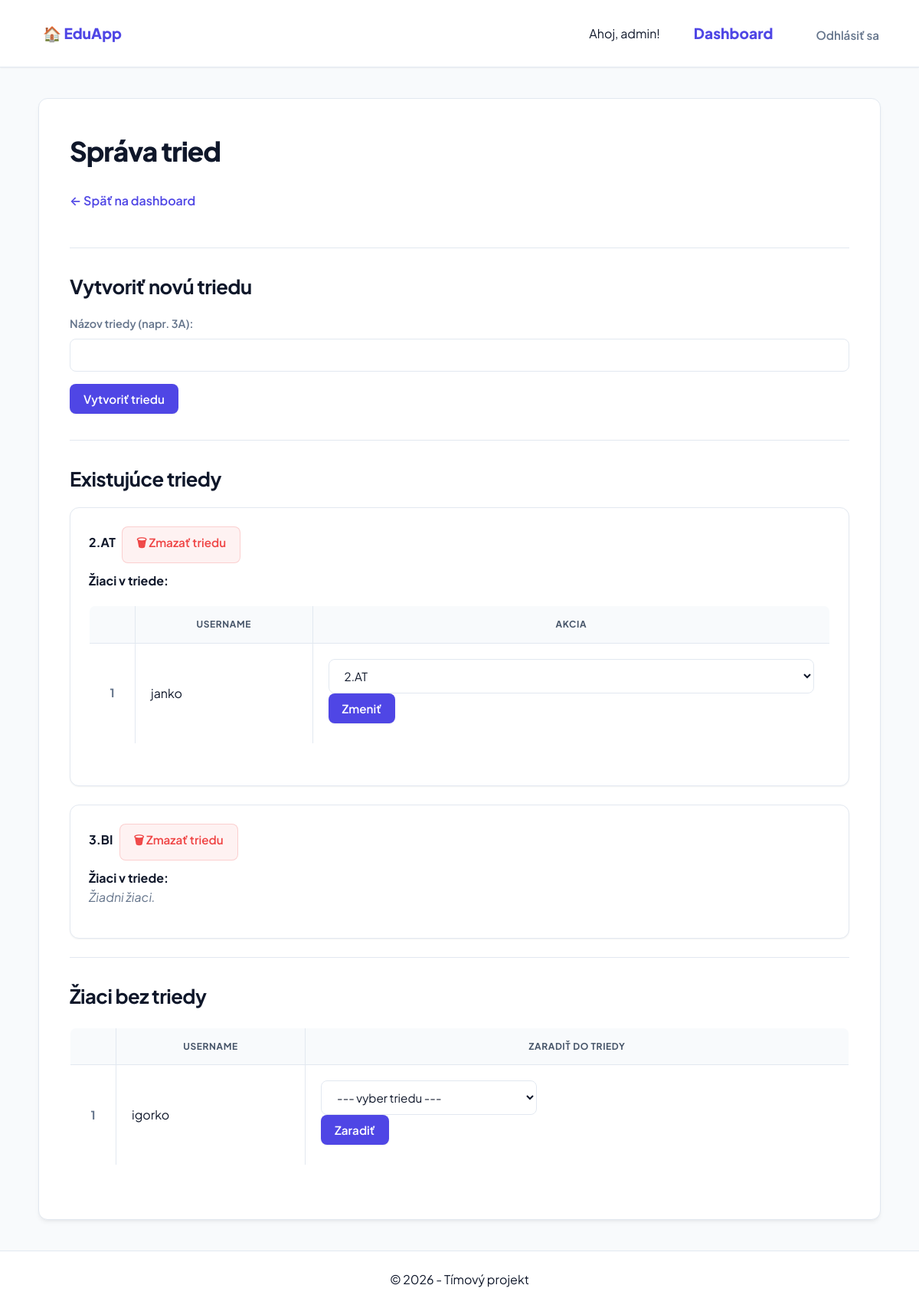
The page /admin-panel/triedy/ (signed in) on the database its author committed.
### quiz/models.py (models this page shows, shortened)
class Trieda(models.Model):
    nazov = models.CharField(max_length=10, unique=True)
    class Meta:
        verbose_name_plural = "Triedy"

class Profil(models.Model):
    user = models.OneToOneField(User, on_delete=models.CASCADE, related_name='profil')
    vek = models.PositiveIntegerField(null=True, blank=True)
    is_teacher = models.BooleanField(default=False)
    trieda = models.ForeignKey(Trieda, on_delete=models.SET_NULL, null=True, blank=True, related_name='studenti')

### quiz/views.py (the view)
# urls.py: path('admin-panel/triedy/', views.sprava_tried, name='sprava_tried'),
@login_required
def sprava_tried(request):
    if not request.user.is_staff:
        return redirect('dashboard')
    if request.method == 'POST' and 'vytvor_triedu' in request.POST:
        form = TriedaForm(request.POST)
        if form.is_valid():
            form.save()
            return redirect('sprava_tried')
    else:
        form = TriedaForm()
    triedy = Trieda.objects.all().prefetch_related('studenti__user')
    zaci_bez_triedy = Profil.objects.filter(is_teacher=False, trieda=None)
    return render(request, 'quiz/sprava_tried.html', {
        'triedy': triedy,
        'form': form,
        'zaci_bez_triedy': zaci_bez_triedy,
    })

### quiz/forms.py
class TriedaForm(forms.ModelForm):
    class Meta:
        model = Trieda
        fields = ['nazov']
        labels = {'nazov': 'Názov triedy (napr. 3A)'}

### quiz/templates/quiz/sprava_tried.html (shortened to what this page needs)
{% extends 'quiz/base.html' %}
{% block content %}
<h1>Správa tried</h1>
<a href="{% url 'dashboard' %}">← Späť na dashboard</a>
<hr>
<h2>Vytvoriť novú triedu</h2>
<form method="post">
    {{ form.as_p }}
    <button type="submit" name="vytvor_triedu">Vytvoriť triedu</button>
</form>
<hr>
<h2>Existujúce triedy</h2>
{% for trieda in triedy %}
<div style="border: 1px solid #ccc; padding: 10px; margin-bottom: 15px;">
    <strong>{{ trieda.nazov }}</strong>
    <form method="post" action="{% url 'zmaz_triedu' trieda.id %}" style="display:inline;">
        <button type="submit" onclick="return confirm('Naozaj zmazať triedu {{ trieda.nazov }}?')">🗑 Zmazať triedu</button>
    </form>
    <h4>Žiaci v triede:</h4>
    {% if trieda.studenti.all %}
    <table border="1" cellpadding="5">
        <thead>
            <tr><th>Meno</th><th>Username</th><th>Akcia</th></tr>
        </thead>
        <tbody>
            {% for profil in trieda.studenti.all %}
            <tr>
                <td>{{ profil.user.get_full_name|default:profil.user.username }}</td>
                <td>{{ profil.user.username }}</td>
                <td>
                    <form method="post" action="{% url 'zarad_ziaka' profil.id %}" style="display:inline;">
                        <select name="trieda">
                            {% for t in triedy %}
                            <option value="{{ t.id }}" {% if t == trieda %}selected{% endif %}>{{ t.nazov }}</option>
                            {% endfor %}
                        </select>
                        <button type="submit">Zmeniť</button>
                    </form>
                </td>
            </tr>
            {% endfor %}
        </tbody>
    </table>
    {% else %}
    <p><em>Žiadni žiaci.</em></p>
    {% endif %}
</div>
{% empty %}
<p>Zatiaľ nie sú vytvorené žiadne triedy.</p>
{% endfor %}
<hr>
<h2>Žiaci bez triedy</h2>
{% if zaci_bez_triedy %}
<table border="1" cellpadding="5">
    <thead>
        <tr><th>Meno</th><th>Username</th><th>Zaradiť do triedy</th></tr>
    </thead>
    <tbody>
        {% for profil in zaci_bez_triedy %}
        <tr>
            <td>{{ profil.user.get_full_name|default:profil.user.username }}</td>
            <td>{{ profil.user.username }}</td>
            <td>
                <form method="post" action="{% url 'zarad_ziaka' profil.id %}">
                    <select name="trieda">
                        <option value="">--- vyber triedu ---</option>
                    </select>
                    <button type="submit">Zaradiť</button>
                </form>
            </td>
        </tr>
        {% endfor %}
    </tbody>
</table>
{% else %}
<p>Všetci žiaci sú zaradení do triedy. 👍</p>
{% endif %}
{% endblock %}

### quiz/templates/quiz/base.html (shortened to what this page needs)
{% load static %}
<!DOCTYPE html>
<html lang="sk">
<head>
    <link rel="stylesheet" href="{% static 'quiz/style.css' %}">
</head>
<body>
    <nav class="main-nav">
        <div class="nav-logo">
            <a href="{% url 'index' %}">🏠 EduApp</a>
        </div>
        <div class="nav-links">
            {% if user.is_authenticated %}
                <span class="user-welcome">Ahoj, {{ user.username }}!</span>
                <a href="{% url 'dashboard' %}" class="link-dashboard">Dashboard</a>
                <form action="{% url 'logout' %}" method="post" class="logout-form">
                    <button type="submit" class="btn-logout">Odhlásiť sa</button>
                </form>
            {% else %}
                {% if request.resolver_match.url_name != 'login' %}
                    <a href="{% url 'login' %}" class="btn-login">Prihlásiť sa</a>
                {% endif %}
            {% endif %}
        </div>
    </nav>
    <main class="container">
        {% block content %}{% endblock %}
    </main>
    <footer class="main-footer">
        &copy; 2026 - Tímový projekt
    </footer>
</body>
</html>

### rows shown on the page
Trieda: nazov "2.AT"
Profil: user.username "janko"
Trieda: nazov "3.BI", shows "Žiadni žiaci."
Profil: user.username "igorko"

### other values the page prints
{{ user.username }} "admin"
form field trieda "2.AT"
